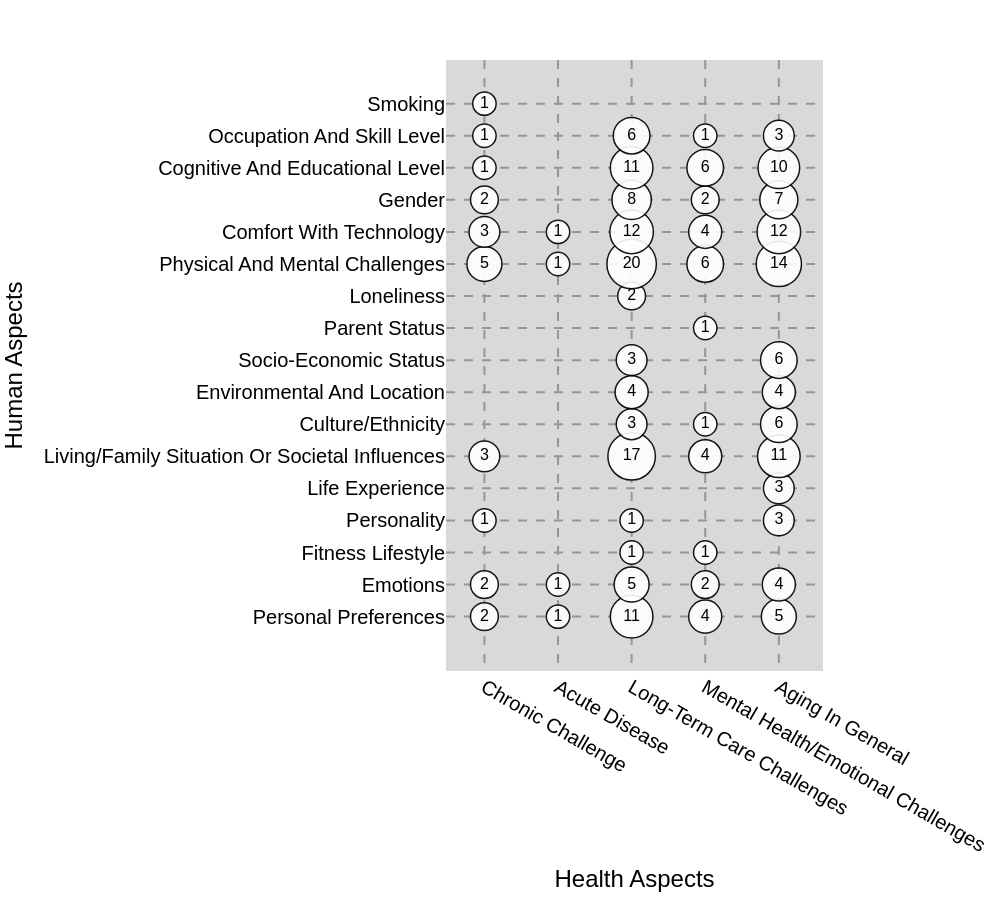

Notebook code cell kept with this figure:
### Code cell
fig = px.scatter(result_df, x='Health Aspects', y='Human Aspects', 
                 size='dotsize', text='count', size_max=35,
                 hover_data=['count']) 
fig.update_traces(textfont=dict(size=16), marker=dict(color='white', line=dict(color='black', width=1.5),opacity=0.9)) 
fig.update_xaxes(gridcolor=gridColor, gridwidth=2, griddash="dash")
fig.update_yaxes(gridcolor=gridColor, gridwidth=2, griddash="dash")

# fig.update_yaxes(showticklabels=False)
fig.update_layout(width=1000, height=900, font=dict(family="Arial, sans-serif",size=20,color="black"),
                 plot_bgcolor=bgColor,  # Background color of the plotting area
                    paper_bgcolor='white')
fig.show()

### Figure 1 — Plotly figure (JSON) as saved in the notebook; plotly's stock layout.template omitted (floating-point values rounded to 4 significant figures)
{"data": [{"customdata": [[2], [1], [11], [4], [5], [2], [1], [5], [2], [4], [1], [1], [1], [1], [3], [3], [3], [17], [4], [11], [3], [1], [6], [4], [4], [3], [6], [1], [2], [5], [1], [20], [6], [14], [3], [1], [12], [4], [12], [2], [8], [2], [7], [1], [11], [6], [10], [1], [6], [1], [3], [1]], "hovertemplate": "Health Aspects=%{x}<br>Human Aspects=%{y}<br>dotsize=%{marker.size}<br>count=%{customdata[0]}<extra></extra>", "legendgroup": "", "marker": {"color": "white", "line": {"color": "black", "width": 1.5}, "opacity": 0.9, "size": [6.383, 4.514, 14.97, 9.027, 10.09, 6.383, 4.514, 10.09, 6.383, 9.027, 4.514, 4.514, 4.514, 4.514, 7.818, 7.818, 7.818, 18.61, 9.027, 14.97, 7.818, 4.514, 11.06, 9.027, 9.027, 7.818, 11.06, 4.514, 6.383, 10.09, 4.514, 20.19, 11.06, 16.89, 7.818, 4.514, 15.64, 9.027, 15.64, 6.383, 12.77, 6.383, 11.94, 4.514, 14.97, 11.06, 14.27, 4.514, 11.06, 4.514, 7.818, 4.514], "sizemode": "area", "sizeref": 0.01648, "symbol": "circle"}, "mode": "markers+text", "name": "", "orientation": "v", "showlegend": false, "text": [2, 1, 11, 4, 5, 2, 1, 5, 2, 4, 1, 1, 1, 1, 3, 3, 3, 17, 4, 11, 3, 1, 6, 4, 4, 3, 6, 1, 2, 5, 1, 20, 6, 14, 3, 1, 12, 4, 12, 2, 8, 2, 7, 1, 11, 6, 10, 1, 6, 1, 3, 1], "textfont": {"size": 16}, "type": "scatter", "x": ["Chronic Challenge", "Acute Disease", "Long-Term Care Challenges", "Mental Health/Emotional Challenges", "Aging In General", "Chronic Challenge", "Acute Disease", "Long-Term Care Challenges", "Mental Health/Emotional Challenges", "Aging In General", "Long-Term Care Challenges", "Mental Health/Emotional Challenges", "Chronic Challenge", "Long-Term Care Challenges", "Aging In General", "Aging In General", "Chronic Challenge", "Long-Term Care Challenges", "Mental Health/Emotional Challenges", "Aging In General", "Long-Term Care Challenges", "Mental Health/Emotional Challenges", "Aging In General", "Long-Term Care Challenges", "Aging In General", "Long-Term Care Challenges", "Aging In General", "Mental Health/Emotional Challenges", "Long-Term Care Challenges", "Chronic Challenge", "Acute Disease", "Long-Term Care Challenges", "Mental Health/Emotional Challenges", "Aging In General", "Chronic Challenge", "Acute Disease", "Long-Term Care Challenges", "Mental Health/Emotional Challenges", "Aging In General", "Chronic Challenge", "Long-Term Care Challenges", "Mental Health/Emotional Challenges", "Aging In General", "Chronic Challenge", "Long-Term Care Challenges", "Mental Health/Emotional Challenges", "Aging In General", "Chronic Challenge", "Long-Term Care Challenges", "Mental Health/Emotional Challenges", "Aging In General", "Chronic Challenge"], "xaxis": "x", "y": ["Personal Preferences", "Personal Preferences", "Personal Preferences", "Personal Preferences", "Personal Preferences", "Emotions", "Emotions", "Emotions", "Emotions", "Emotions", "Fitness Lifestyle", "Fitness Lifestyle", "Personality", "Personality", "Personality", "Life Experience", "Living/Family Situation Or Societal Influences", "Living/Family Situation Or Societal Influences", "Living/Family Situation Or Societal Influences", "Living/Family Situation Or Societal Influences", "Culture/Ethnicity", "Culture/Ethnicity", "Culture/Ethnicity", "Environmental And Location", "Environmental And Location", "Socio-Economic Status", "Socio-Economic Status", "Parent Status", "Loneliness", "Physical And Mental Challenges", "Physical And Mental Challenges", "Physical And Mental Challenges", "Physical And Mental Challenges", "Physical And Mental Challenges", "Comfort With Technology", "Comfort With Technology", "Comfort With Technology", "Comfort With Technology", "Comfort With Technology", "Gender", "Gender", "Gender", "Gender", "Cognitive And Educational Level", "Cognitive And Educational Level", "Cognitive And Educational Level", "Cognitive And Educational Level", "Occupation And Skill Level", "Occupation And Skill Level", "Occupation And Skill Level", "Occupation And Skill Level", "Smoking"], "yaxis": "y"}], "layout": {"font": {"color": "black", "family": "Arial, sans-serif", "size": 20}, "height": 900, "legend": {"itemsizing": "constant", "tracegroupgap": 0}, "margin": {"t": 60}, "paper_bgcolor": "white", "plot_bgcolor": "#d9d9d9", "width": 1000, "xaxis": {"anchor": "y", "domain": [0, 1], "gridcolor": "#969696", "griddash": "dash", "gridwidth": 2, "title": {"text": "Health Aspects"}}, "yaxis": {"anchor": "x", "domain": [0, 1], "gridcolor": "#969696", "griddash": "dash", "gridwidth": 2, "title": {"text": "Human Aspects"}}}}
